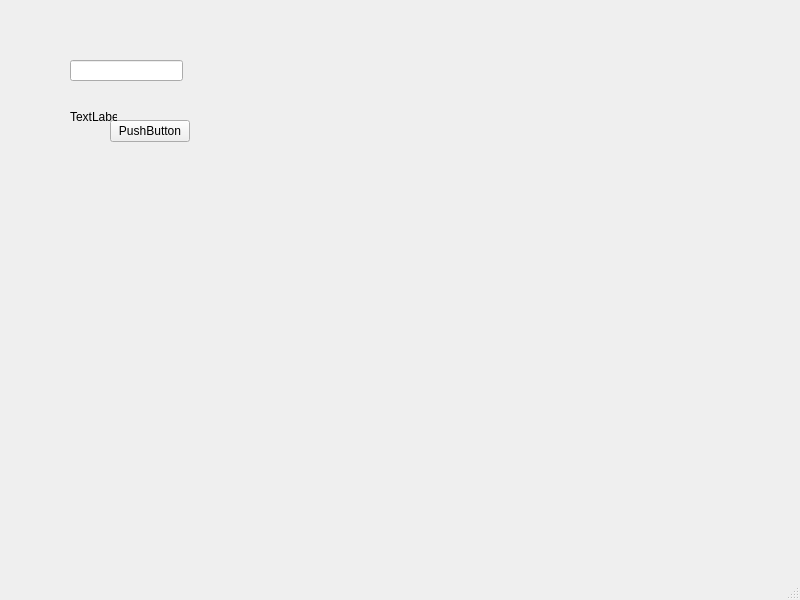
<?xml version="1.0" encoding="UTF-8"?>
<ui version="4.0">
 <class>MainWindow</class>
 <widget class="QMainWindow" name="MainWindow">
  <property name="geometry">
   <rect>
    <x>0</x>
    <y>0</y>
    <width>800</width>
    <height>600</height>
   </rect>
  </property>
  <property name="windowTitle">
   <string>MainWindow</string>
  </property>
  <widget class="QWidget" name="centralwidget">
   <widget class="QPushButton" name="pushButton">
    <property name="geometry">
     <rect>
      <x>110</x>
      <y>120</y>
      <width>80</width>
      <height>22</height>
     </rect>
    </property>
    <property name="text">
     <string>PushButton</string>
    </property>
   </widget>
   <widget class="QLabel" name="label">
    <property name="geometry">
     <rect>
      <x>70</x>
      <y>110</y>
      <width>47</width>
      <height>14</height>
     </rect>
    </property>
    <property name="text">
     <string>TextLabel</string>
    </property>
   </widget>
   <widget class="QLineEdit" name="lineEdit">
    <property name="geometry">
     <rect>
      <x>70</x>
      <y>60</y>
      <width>113</width>
      <height>21</height>
     </rect>
    </property>
   </widget>
  </widget>
  <widget class="QMenuBar" name="menubar">
   <property name="geometry">
    <rect>
     <x>0</x>
     <y>0</y>
     <width>800</width>
     <height>21</height>
    </rect>
   </property>
  </widget>
  <widget class="QStatusBar" name="statusbar"/>
 </widget>
 <resources/>
 <connections/>
</ui>
